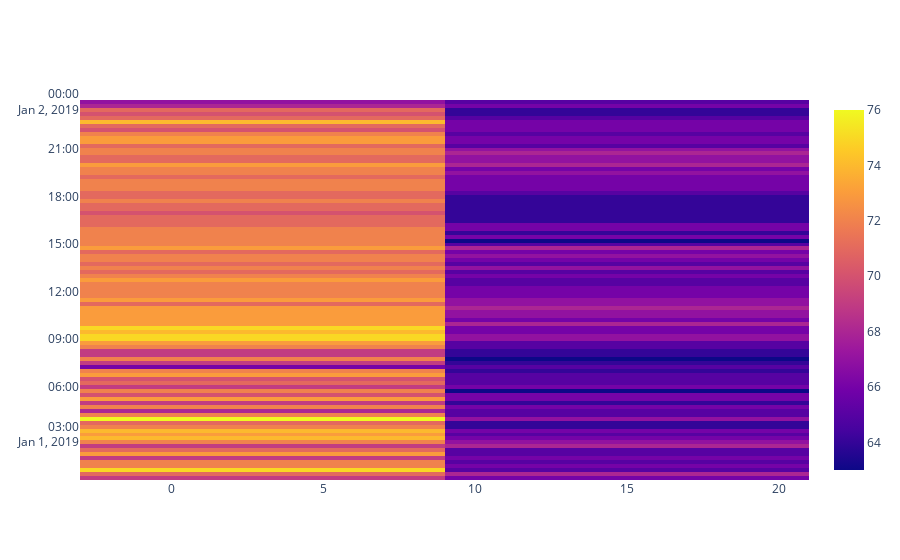

This figure's notebook cell:
### Code cell
import plotly.graph_objects as go
fig = go.Figure(data=go.Heatmap(
                   z=groupedby['avg_speed'].apply(pd.Series.tolist).tolist(),
                   x=df["site"].unique(),
                   y=df["__time"].unique(),
                   hoverongaps = False))
fig.show()
